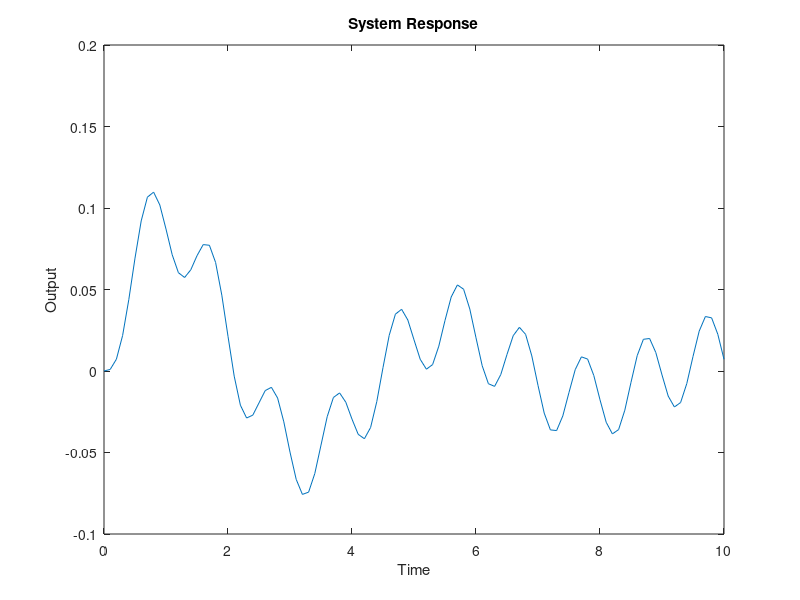

Here is the MATLAB script that generated this plot:
% In simple terms, this script represents a system with a mass, spring, and damping.
% It simulates how this system responds to an input force (in this case, a sine wave)
% and then plots the system's output over time. The script uses mathematical equations
% to model and visualize how the system behaves when you apply a force to it.


% Define constants and parameters
m = 1;  % Mass
k = 2;  % Spring constant
b = 0.5;  % Damping coefficient

% Create a transfer function block
num = 1;
den = [m, b, k];
sys = tf(num, den);

% Time vector
t = 0:0.1:10;  % Define the time span for simulation

% Generate a time series input
F = sin(2 * pi * 1 * t);  % A sinusoidal input, for example

% Simulate the system
[y, t] = lsim(sys, F, t);

% Plot the response
plot(t, y);
title('System Response');
xlabel('Time');
ylabel('Output');
